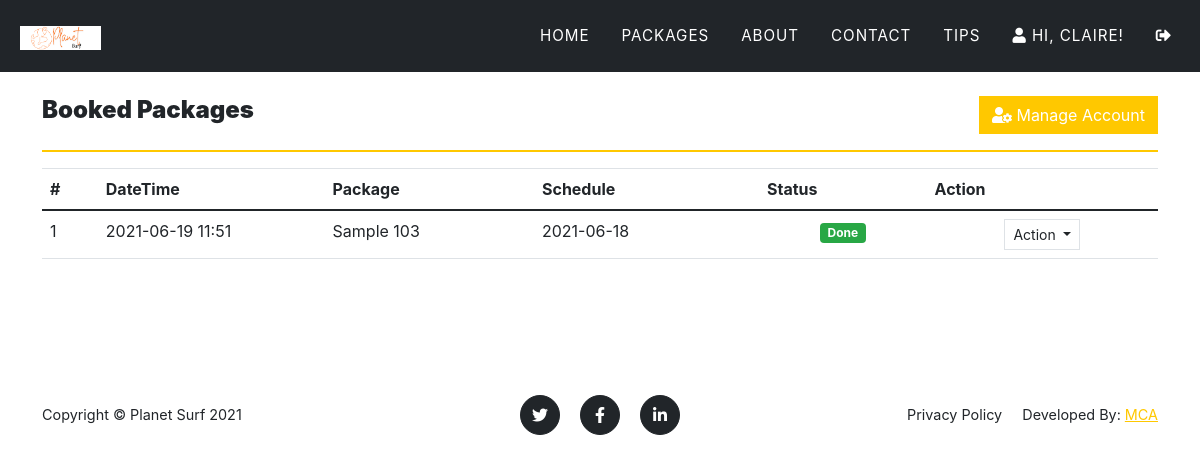
Page /?page=my_account (signed in) on the earlier database version.
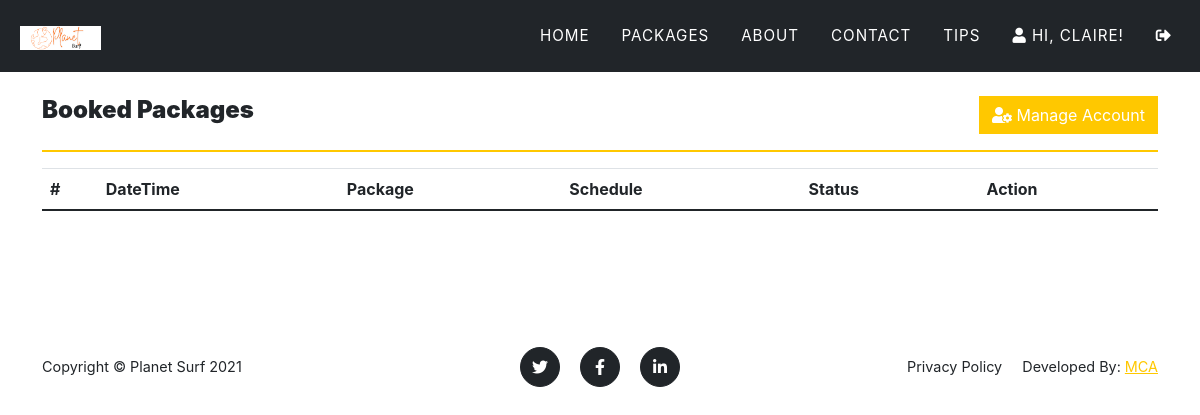
Same page on the later database version.
### tables this page shows
CREATE TABLE `book_list` (
  `id` int(30) NOT NULL,
  `user_id` int(30) NOT NULL,
  `package_id` int(30) NOT NULL,
  `status` tinyint(4) NOT NULL DEFAULT 0 COMMENT '0=pending,1=confirm, 2=cancelled',
  `schedule` date DEFAULT NULL,
  `full_name` varchar(255) NOT NULL,
  `gender` varchar(10) NOT NULL,
  `phone_number` varchar(20) NOT NULL,
  `email` varchar(100) NOT NULL,
  `date_created` datetime NOT NULL DEFAULT current_timestamp()
);

CREATE TABLE `packages` (
  `id` int(30) NOT NULL,
  `title` text DEFAULT NULL,
  `tour_location` text DEFAULT NULL,
  `cost` double NOT NULL,
  `description` text DEFAULT NULL,
  `upload_path` text DEFAULT NULL,
  `status` tinyint(4) NOT NULL DEFAULT 1 COMMENT '1 =active ,2 = Inactive',
  `date_created` datetime NOT NULL DEFAULT current_timestamp()
);

### classes/DBConnection.php (called while the page is built, shortened)
<?php
class DBConnection{
    private $host = DB_SERVER;
    private $username = DB_USERNAME;
    private $password = DB_PASSWORD;
    private $database = DB_NAME;
    public $conn;
    public function __construct(){
        if (!isset($this->conn)) {
            $this->conn = new mysqli($this->host, $this->username, $this->password, $this->database);
        }
    }
}
?>

### my_account.php (the view, shortened to what this page needs)
<section class="page-section">
    <div class="container">
    <div class="w-100 justify-content-between d-flex">
        <h4><b>Booked Packages</b></h4>
        <a href="./?page=edit_account" class="btn btn btn-primary btn-flat"><div class="fa fa-user-cog"></div> Manage Account</a>
    </div>
        <hr class="border-warning">
        <table class="table table-stripped text-dark">
            <colgroup>
                <col width="5%">
                <col width="10">
                <col width="25">
                <col width="25">
                <col width="15">
                <col width="10">
            </colgroup>
            <thead>
                <tr>
                    <th>#</th>
                    <th>DateTime</th>
                    <th>Package</th>
                    <th>Schedule</th>
                    <th>Status</th>
                    <th>Action</th>
                </tr>
            </thead>
            <tbody>
                <?php
                $i=1;
                    $qry = $conn->query("SELECT b.*,p.title FROM book_list b inner join `packages` p on p.id = b.package_id where b.user_id ='".$_settings->userdata('id')."' order by date(b.date_created) desc ");
                    while($row= $qry->fetch_assoc()):
                ?>
                    <tr>
                        <td><?php echo $i++ ?></td>
                        <td><?php echo date("Y-m-d H:i",strtotime($row['date_created'])) ?></td>
                        <td><?php echo $row['title'] ?></td>
                        <td><?php echo date("Y-m-d",strtotime($row['schedule'])) ?></td>
                        <td class="text-center">
                            <?php if($row['status'] == 0): ?>
                                <span class="badge badge-warning">Pending</span>
                            <?php elseif($row['status'] == 1): ?>
                                <span class="badge badge-primary">Confirmed</span>
                            <?php elseif($row['status'] == 2): ?>
                                <span class="badge badge-danger">Cancelled</span>
                            <?php elseif($row['status'] == 3): ?>
                                <span class="badge badge-success">Done</span>
                            <?php endif; ?>
                        </td>
                        <td align="center">
                                <button type="button" class="btn btn-flat btn-default border btn-sm dropdown-toggle dropdown-icon" data-toggle="dropdown">
                                    Action
                                </button>
                        </td>
                    </tr>
                <?php endwhile; ?>
            </tbody>
        </table>
    </div>
</section>

### index.php (shortened to what this page needs)
<!DOCTYPE html>
<html lang="en" class="" style="height: auto;">
<?php require_once('config.php'); ?>
 <?php require_once('inc/header.php') ?>
  <body class="hold-transition layout-top-nav" >
     <?php $page = isset($_GET['page']) ? $_GET['page'] : 'portal';  ?>
     <?php require_once('inc/topBarNav.php') ?>
     <?php
        if(!file_exists($page.".php") && !is_dir($page)){
            include '404.html';
        }else{
          if(is_dir($page))
            include $page.'/index.php';
          else
            include $page.'.php';
        }
      ?>
      <?php require_once('inc/footer.php') ?>
  </body>
</html>

### inc/header.php (shortened to what this page needs)
<head>
    <link rel="stylesheet" href="<?php echo base_url ?>plugins/fontawesome-free/css/all.min.css">
    <link rel="stylesheet" href="<?php echo base_url ?>plugins/tempusdominus-bootstrap-4/css/tempusdominus-bootstrap-4.min.css">
  <link rel="stylesheet" href="<?php echo base_url ?>plugins/datatables-bs4/css/dataTables.bootstrap4.min.css">
  <link rel="stylesheet" href="<?php echo base_url ?>plugins/datatables-responsive/css/responsive.bootstrap4.min.css">
  <link rel="stylesheet" href="<?php echo base_url ?>plugins/datatables-buttons/css/buttons.bootstrap4.min.css">
  <link rel="stylesheet" href="<?php echo base_url ?>plugins/select2/css/select2.min.css">
  <link rel="stylesheet" href="<?php echo base_url ?>plugins/select2-bootstrap4-theme/select2-bootstrap4.min.css">
    <link rel="stylesheet" href="<?php echo base_url ?>plugins/icheck-bootstrap/icheck-bootstrap.min.css">
    <link rel="stylesheet" href="<?php echo base_url ?>plugins/jqvmap/jqvmap.min.css">
    <link rel="stylesheet" href="<?php echo base_url ?>dist/css/adminlte.css">
    <link rel="stylesheet" href="<?php echo base_url ?>dist/css/custom.css">
    <link rel="stylesheet" href="<?php echo base_url ?>assets/css/styles.css">
    <link rel="stylesheet" href="<?php echo base_url ?>plugins/overlayScrollbars/css/OverlayScrollbars.min.css">
    <link rel="stylesheet" href="<?php echo base_url ?>plugins/daterangepicker/daterangepicker.css">
    <link rel="stylesheet" href="<?php echo base_url ?>plugins/summernote/summernote-bs4.min.css">
  <link rel="stylesheet" href="<?php echo base_url ?>plugins/sweetalert2-theme-bootstrap-4/bootstrap-4.min.css">
  </head>

### inc/topBarNav.php (shortened to what this page needs)
<nav class="navbar navbar-expand-lg navbar-dark fixed-top navbar-shrink" id="mainNav">
  <div class="container-fluid">
    <a class="navbar-brand" href="#page-top">
      <img src="assets\img\logo.png" alt="">
    </a>
    <div class="collapse navbar-collapse" id="navbarResponsive">
      <ul class="navbar-nav text-uppercase ms-auto py-4 py-lg-0">
        <li class="nav-item"><a class="nav-link" href="<?php echo $page != 'home' ? './' : ''  ?>">Home</a></li>
        <li class="nav-item"><a class="nav-link" href="./?page=packages">Packages</a></li>
        <li class="nav-item"><a class="nav-link" href="<?php echo $page != 'home' ? './' : ''  ?>#about">About</a></li>
        <li class="nav-item"><a class="nav-link" href="<?php echo $page != 'home' ? './' : ''  ?>#contact">Contact</a></li>
        <li class="nav-item"><a class="nav-link" href="./?page=tips">Tips</a></li>
        <?php if (isset($_SESSION['userdata'])) : ?>
          <li class="nav-item"><a class="nav-link" href="./?page=my_account"><i class="fa fa-user"></i> Hi, <?php echo $_settings->userdata('firstname') ?>!</a></li>
          <li class="nav-item"><a class="nav-link" href="logout.php"><i class="fa fa-sign-out-alt"></i></a></li>
        <?php else : ?>
          <li class="nav-item"><a class="nav-link" href="javascript:void(0)" id="login_btn">Login</a></li>
        <?php endif; ?>
      </ul>
    </div>
  </div>
</nav>

### inc/footer.php (shortened to what this page needs)
<footer class="footer py-4">
	<div class="container">
		<div class="row align-items-center">
			<div class="col-lg-4 text-lg-start">Copyright &copy; <?php echo $_settings->info('short_name') ?> 2021</div>
			<div class="col-lg-4 my-3 my-lg-0">
				<a class="btn btn-dark btn-social mx-2" href="#!"><i class="fab fa-twitter"></i></a>
				<a class="btn btn-dark btn-social mx-2" href="#!"><i class="fab fa-facebook-f"></i></a>
				<a class="btn btn-dark btn-social mx-2" href="#!"><i class="fab fa-linkedin-in"></i></a>
			</div>
			<div class="col-lg-4 text-lg-end">
				<a class="link-dark text-decoration-none me-3" href="javascript:void(0)" id="p_use">Privacy Policy</a>
        <span>Developed By: <a href="">MCA</a></span>
			</div>
		</div>
	</div>
</footer>

Differences in the rows shown:
removed book_list: date_created "2021-06-19 11:51", package.title "Sample 103", schedule "2021-06-18", status "Done"
